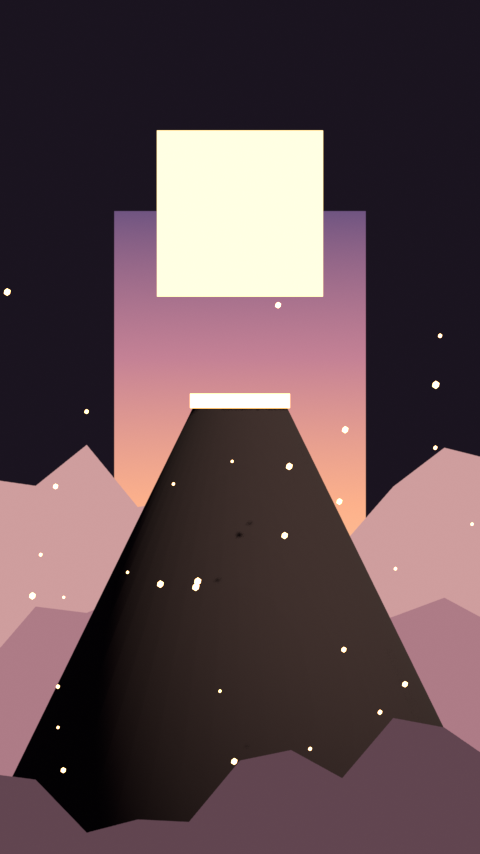
#> input picture _bgtest_volcano_v1.png, 480 x 854 px
$ python -i gen_ui.py   (imports and definitions only)
#> lines starting #> are read from the running program, lines starting #| are printed output that depends on the picture
#> further down, picture is the input picture: PIL image 480x854 RGBA; mean R, G, B, A 92.8, 72.5, 76.7, 255
#!/usr/bin/env python3
"""
Wordslide — build the UI + tile asset set from Nick's PBR texture packs.

The packs are tiling MATERIALS (BaseColor / Height / Normal / Roughness), not
game assets. This turns them into game assets:

  BaseColor  -> the grain and colour variation (recoloured through a luminance
                ramp, so a weathered oak board can become a cream tile face or a
                clay-red button while KEEPING its real wood grain)
  Height     -> a real emboss pass, lit from the upper-left, so edges and cracks
                catch light instead of looking like a flat photo

Then: rounded-rect mask, carved bevel, dark outline, drop shadow. That's what
turns a texture swatch into something that reads as a physical object you could
pick up — which is the whole difference between this and the flat tan rectangle.

Sizes and 9-slice insets must match WS.Assets.NINE in game/src/assets.js and
ART_BIBLE.md §4. Change one, change all three.
"""
import os
from PIL import Image, ImageDraw, ImageFilter, ImageChops, ImageOps

ROOT = os.path.dirname(os.path.abspath(__file__))
GAME = os.path.normpath(os.path.join(ROOT, "..", "game", "src", "assets"))
TEX  = os.path.normpath(os.path.join(ROOT, "..", "Textures", "tiles", "Ghibli Inspired Textures"))

MAT = {
 "oak":    "VillageSquare/BrownWeatheredBoard",
 "walnut": "VillageSquare/DarkBrownWeatheredBoard",
 "painted":"CastleGrounds/Painted Cracked Wood",
 "trim":   "CastleGrounds/Carved Wooden Trim",
 "timber": "FortressCourtyard/Heavy Timber Planks",
 "slab":   "CastleGrounds/Aged Courtyard Stone Slab",
 "flag":   "CastleGrounds/Flagstone Walkway",
}
_cache = {}
# [9 lines left out: function mat, not called in this run]

# ---------------------------------------------------------------- primitives
def swatch(name, size, box=(0,0,700,700)):
    """crop a region of the material and scale to size (w,h)"""
    return mat(name).crop(box).resize(size, Image.LANCZOS)

def heightmap(name, size, box=(0,0,700,700)):
    return mat(name,"Height").crop(box).resize(size, Image.LANCZOS)

# [59 lines left out: functions ramp, emboss, rrect_mask, bevel, outline, not called in this run]

def shadow(img, dy=6, blur=5, alpha=110, pad_bottom=0):
#> called with dy = 6, blur = 5, alpha = 110, pad_bottom = 0
    W,H = img.size
#> W = 480; H = 854
    canvas = Image.new("RGBA",(W,H+pad_bottom),(0,0,0,0))
#> canvas: PIL image 480x854 RGBA; every value is 0
    a = img.split()[3]
#> a: PIL image 480x854 L; every value is 255
    sh = Image.new("RGBA",(W,H),(0,0,0,alpha)); sh.putalpha(a.point(lambda v:int(v*alpha/255)))
    sh = sh.filter(ImageFilter.GaussianBlur(blur))
    canvas.alpha_composite(sh,(0,dy))
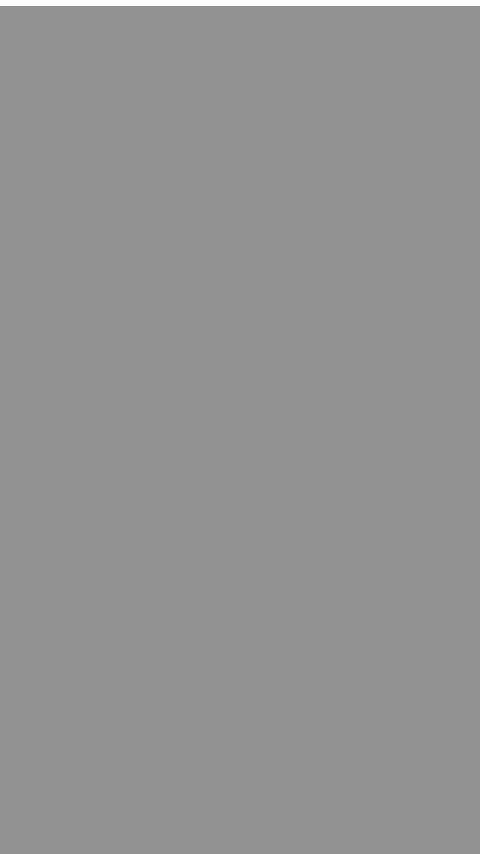
#> canvas: PIL image 480x854 RGBA; mean R, G, B, A 0, 0, 0, 109.2; transparent parts drawn white
    canvas.alpha_composite(img,(0,0))
    return canvas

# [220 lines left out: functions surface, save, tiles, cells, panels, buttons, not called in this run]

# [4 lines not run here, left out]

>>> from PIL import Image
>>> picture = Image.open('../_bgtest_volcano_v1.png')
>>> result = shadow(picture)
